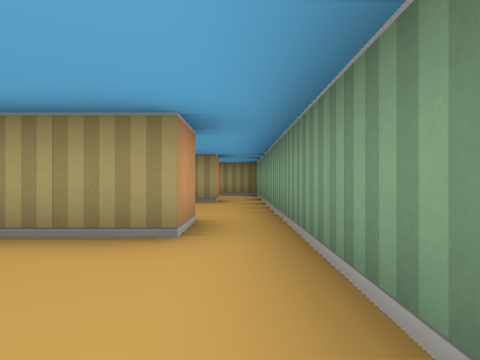
[1] (above)

12 first-person views from a walk through a cub3D ray-caster map. The camera is about half as high as the walls, looks level and sees 75° across. The floor is counted in squares. Each view is taken from the middle of a square. On the plan, view 1 faces up. The plan holds only what a view shows up to about 9 squares ahead; the rest is blank.

[2]
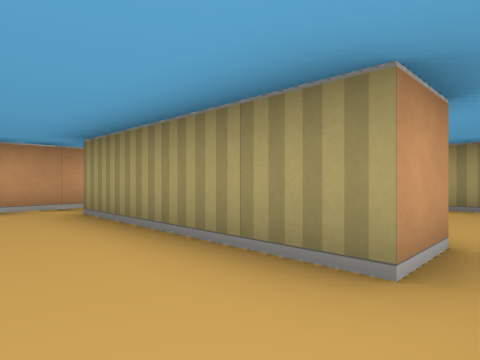

[3]
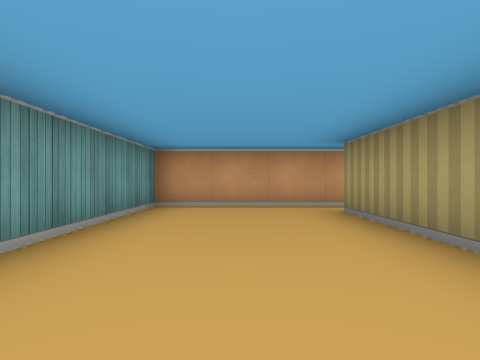

[4]
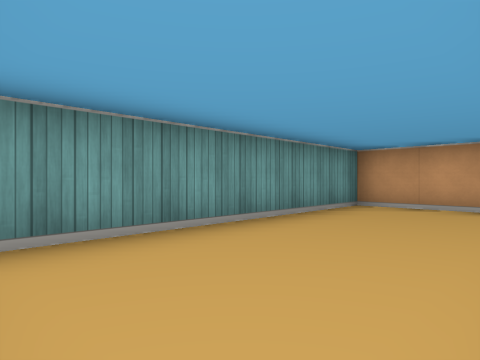

[5]
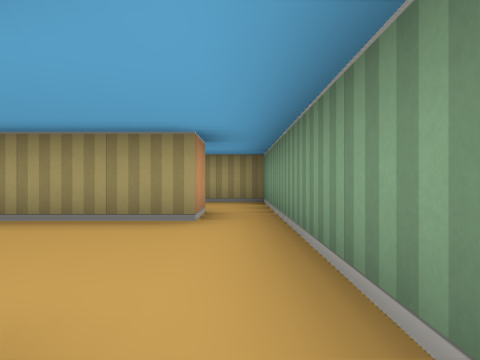

[6]
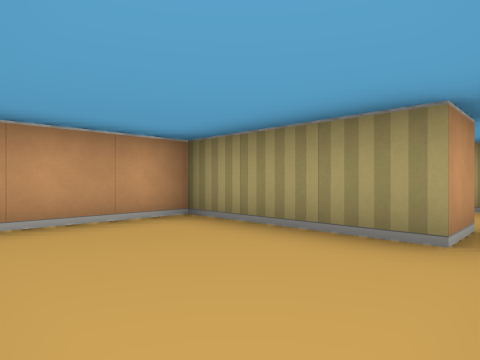

[7]
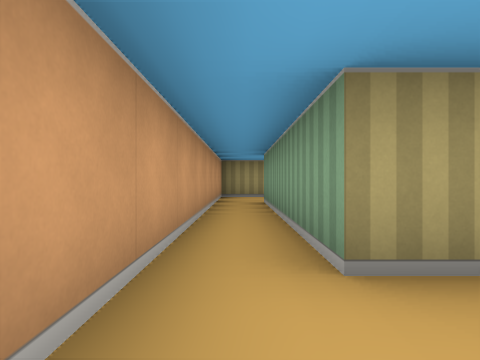

[8]
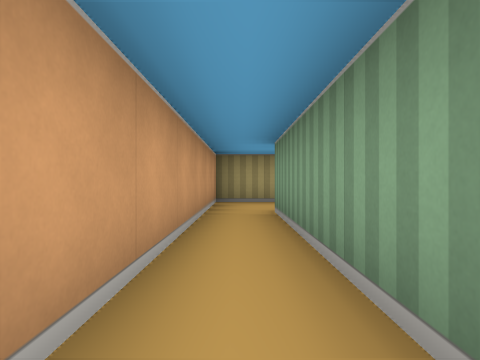

[9]
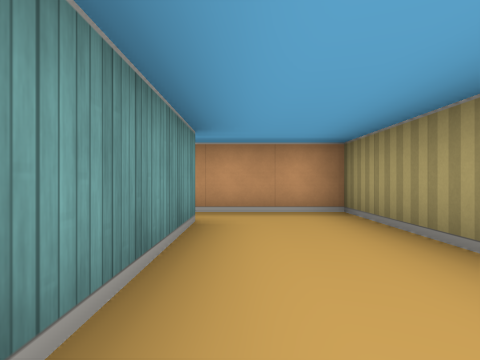

[10]
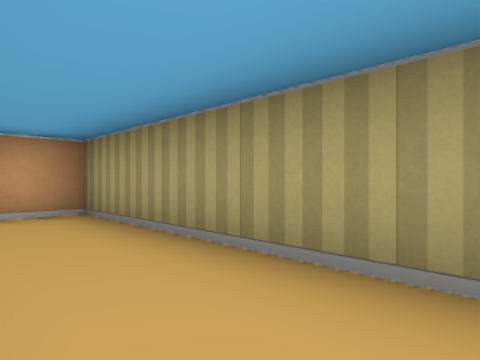

[11]
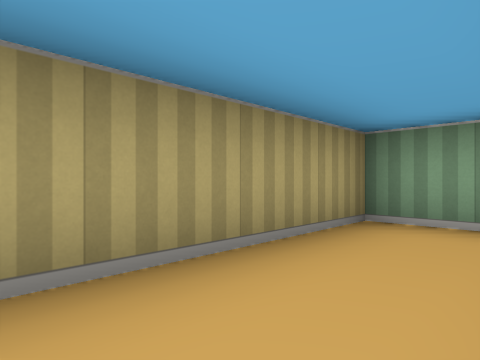

[12]
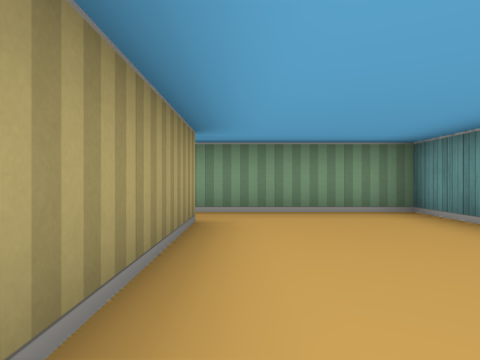

### Floor plan
Points are (right, up) in squares from view 1. A wall is a line through its corners. A room is listed if a view was taken in it or the views show most of it. See-through windows are left out.
Room 1 (views 1, 2, 3, 4, 5, 7, 8, 12)
walls: (-0.5, 3.5) (-0.5, 2.5) (-4.5, 2.5) (-4.5, 7.5); (-5.5, 7.5) (-5.5, -0.5) (0.5, -0.5) (0.5, 3.5)
ways out: opening at (0, 3) to room 2; opening at (-5, 8) to room 3
Room 2 (view 6)
walls: (-0.5, 6.5) (-3.5, 6.5) (-3.5, 4.4); (0.5, 3.5) (0.5, 6.5)
ways out: opening at (0, 3) to room 1; opening at (0, 7) to room 3
Room 3 (views 9, 10, 11)
walls: (-0.5, 7.5) (-0.5, 6.5); (-4.5, 7.5) (-1.6, 7.5); (0.5, 6.5) (0.5, 9.5) (-5.5, 9.5) (-5.5, 7.5)
ways out: opening at (-5, 8) to room 1; opening at (0, 7) to room 2

Where each view was taken, in squares from view 1:
view 1: 0 up, 0 right, facing up
view 2: 1 up, 0 right, facing up-left
view 3: 1 up, 0 right, facing left
view 4: 2 up, 0 right, facing down-left
view 5: 3 up, 0 right, facing up
view 6: 4 up, 0 right, facing up-left
view 7: 1 up, 5 left, facing up
view 8: 3 up, 5 left, facing up
view 9: 8 up, 1 left, facing left
view 10: 8 up, 1 left, facing up-left
view 11: 8 up, 3 left, facing up-right
view 12: 2 up, 4 left, facing right
